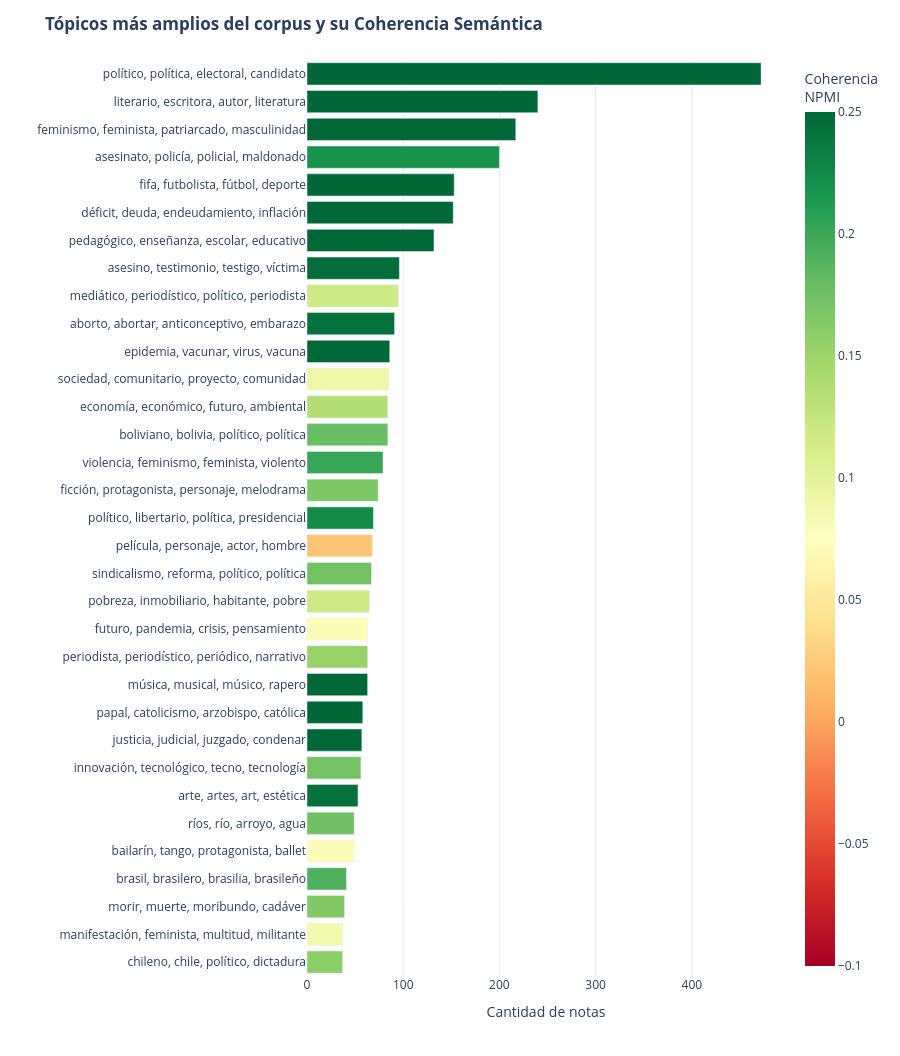

Notebook cell for this chart:
### Markdown cell above
Graficamos

### Code cell
# 1. Tabla de tópicos más amplios (con criterio de representatividad)
# Consideramos "amplios" a los que superan el 1.0% del corpus o el Top 10 por volumen
topicos_amplios = metrics_df[metrics_df["% Corpus"] >= 1.0].copy()

# Agregamos etiqueta de diagnóstico semántico
def diagnostico_npmi(npmi):
    if npmi >= 0.10:
        return "Alta coherencia"
    elif npmi >= 0.00:
        return "Aceptable / Amplio"
    else:
        return "Ruidoso"

topicos_amplios["Diagnostico"] = topicos_amplios["Coherencia_NPMI"].map(diagnostico_npmi)

# print(f"=== Tópicos más amplios (>= 1.0% del corpus): {len(topicos_amplios)} tópicos ===")
# display(topicos_amplios)

# 2. Gráfico de Tópicos más Amplios vs. Coherencia NPMI
fig_amplios = px.bar(
    topicos_amplios.sort_values(by="Docs", ascending=True),
    x="Docs",
    y="Name",
    orientation="h",
    color="Coherencia_NPMI",
    color_continuous_scale="RdYlGn",
    range_color=[-0.1, 0.25],
    custom_data=["Topic", "% Corpus", "Coherencia_NPMI", "Diagnostico"]
)

fig_amplios.update_traces(
    hovertemplate=(
        "<b>Tópico %{customdata[0]}:</b> %{y}<br>"
        "<b>Volumen:</b> %{x} notas (%{customdata[1]}% del corpus)<br>"
        "<b>NPMI:</b> %{customdata[2]:.4f} (%{customdata[3]})"
        "<extra></extra>"
    )
)

fig_amplios.update_layout(
    title="<b>Tópicos más amplios del corpus y su Coherencia Semántica</b>",
    xaxis_title="Cantidad de notas",
    yaxis_title="",
    height=max(400, len(topicos_amplios) * 32),
    plot_bgcolor="rgba(0,0,0,0)",
    paper_bgcolor="#fff",
    coloraxis_colorbar=dict(title="Coherencia<br>NPMI")
)
fig_amplios.update_xaxes(showgrid=True, gridcolor="#ebebeb")

fig_amplios.write_html(GRAFICOS_DIR / "04_topicos_mas_amplios.html")
fig_amplios.show()

### Figure 1 — Plotly figure (JSON) as saved in the notebook; plotly's stock layout.template omitted (floating-point values rounded to 4 significant figures; data arrays with more than 128 entries replaced by an {"elided": "..."} marker saying what was removed)
{"data": [{"customdata": {"elided": "33x4 mixed values"}, "hovertemplate": "<b>Tópico %{customdata[0]}:</b> %{y}<br><b>Volumen:</b> %{x} notas (%{customdata[1]}% del corpus)<br><b>NPMI:</b> %{customdata[2]:.4f} (%{customdata[3]})<extra></extra>", "legendgroup": "", "marker": {"color": [0.1592, 0.0869, 0.1645, 0.1917, 0.0716, 0.1744, 0.2429, 0.172, 0.255, 0.4778, 0.3342, 0.154, 0.0719, 0.1178, 0.1732, 0.0209, 0.224, 0.167, 0.2013, 0.1782, 0.1354, 0.09, 0.4062, 0.2436, 0.1176, 0.2465, 0.2686, 0.3114, 0.3681, 0.2183, 0.2869, 0.3031, 0.2639], "coloraxis": "coloraxis", "pattern": {"shape": ""}}, "name": "", "orientation": "h", "showlegend": false, "textposition": "auto", "type": "bar", "x": [37, 37, 39, 41, 49, 49, 53, 56, 57, 58, 63, 63, 63, 65, 67, 68, 69, 74, 79, 84, 84, 85, 86, 91, 95, 96, 132, 152, 153, 200, 217, 240, 472], "xaxis": "x", "y": ["chileno, chile, político, dictadura", "manifestación, feminista, multitud, militante", "morir, muerte, moribundo, cadáver", "brasil, brasilero, brasilia, brasileño", "bailarín, tango, protagonista, ballet", "ríos, río, arroyo, agua", "arte, artes, art, estética", "innovación, tecnológico, tecno, tecnología", "justicia, judicial, juzgado, condenar", "papal, catolicismo, arzobispo, católica", "música, musical, músico, rapero", "periodista, periodístico, periódico, narrativo", "futuro, pandemia, crisis, pensamiento", "pobreza, inmobiliario, habitante, pobre", "sindicalismo, reforma, político, política", "película, personaje, actor, hombre", "político, libertario, política, presidencial", "ficción, protagonista, personaje, melodrama", "violencia, feminismo, feminista, violento", "boliviano, bolivia, político, política", "economía, económico, futuro, ambiental", "sociedad, comunitario, proyecto, comunidad", "epidemia, vacunar, virus, vacuna", "aborto, abortar, anticonceptivo, embarazo", "mediático, periodístico, político, periodista", "asesino, testimonio, testigo, víctima", "pedagógico, enseñanza, escolar, educativo", "déficit, deuda, endeudamiento, inflación", "fifa, futbolista, fútbol, deporte", "asesinato, policía, policial, maldonado", "feminismo, feminista, patriarcado, masculinidad", "literario, escritora, autor, literatura", "político, política, electoral, candidato"], "yaxis": "y"}], "layout": {"barmode": "relative", "coloraxis": {"autocolorscale": false, "cmax": 0.25, "cmin": -0.1, "colorbar": {"title": {"text": "Coherencia<br>NPMI"}}, "colorscale": [[0, "rgb(165,0,38)"], [0.1, "rgb(215,48,39)"], [0.2, "rgb(244,109,67)"], [0.3, "rgb(253,174,97)"], [0.4, "rgb(254,224,139)"], [0.5, "rgb(255,255,191)"], [0.6, "rgb(217,239,139)"], [0.7, "rgb(166,217,106)"], [0.8, "rgb(102,189,99)"], [0.9, "rgb(26,152,80)"], [1, "rgb(0,104,55)"]]}, "height": 1056, "legend": {"tracegroupgap": 0}, "margin": {"t": 60}, "paper_bgcolor": "#fff", "plot_bgcolor": "rgba(0,0,0,0)", "title": {"text": "<b>Tópicos más amplios del corpus y su Coherencia Semántica</b>"}, "xaxis": {"anchor": "y", "domain": [0, 1], "gridcolor": "#ebebeb", "showgrid": true, "title": {"text": "Cantidad de notas"}}, "yaxis": {"anchor": "x", "domain": [0, 1], "title": {"text": ""}}}}
